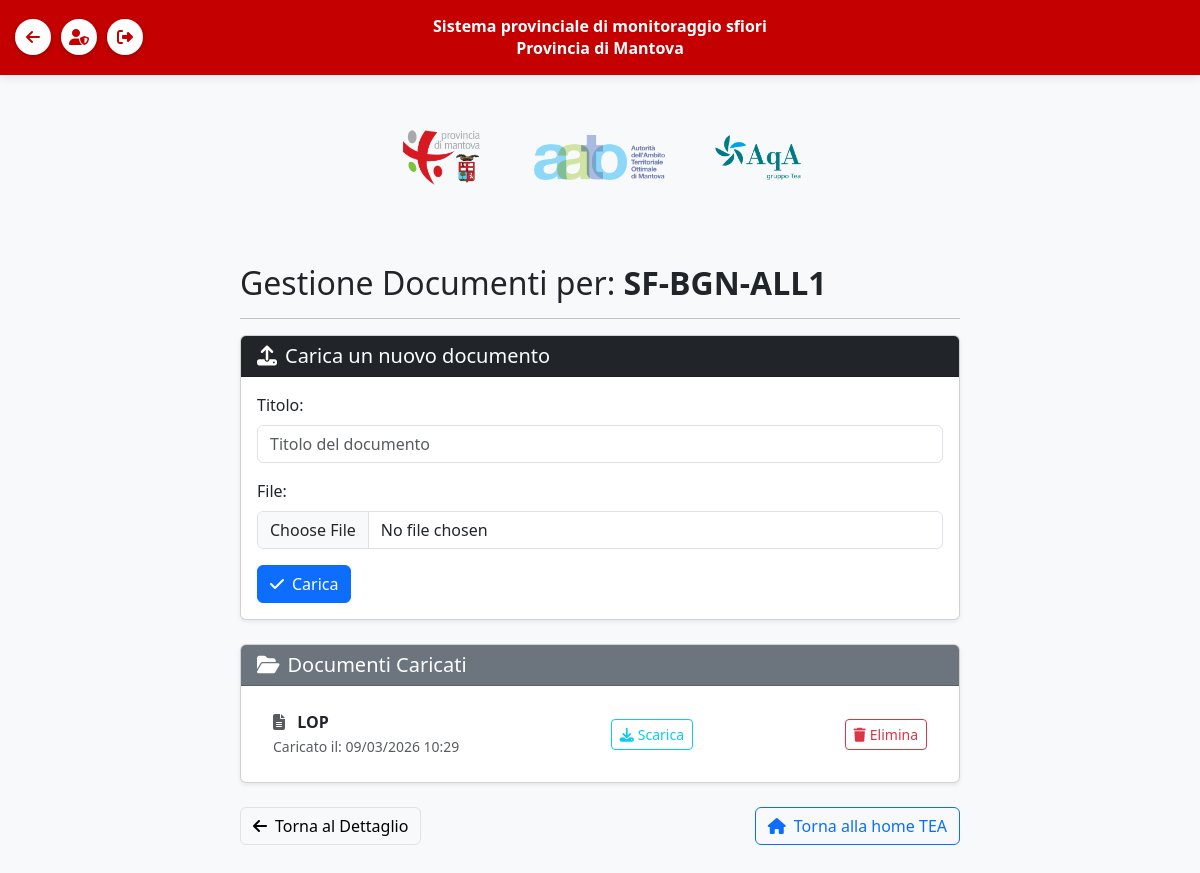
The app's page /manufatti/manufatto/18310/documenti/ (signed in), older data.
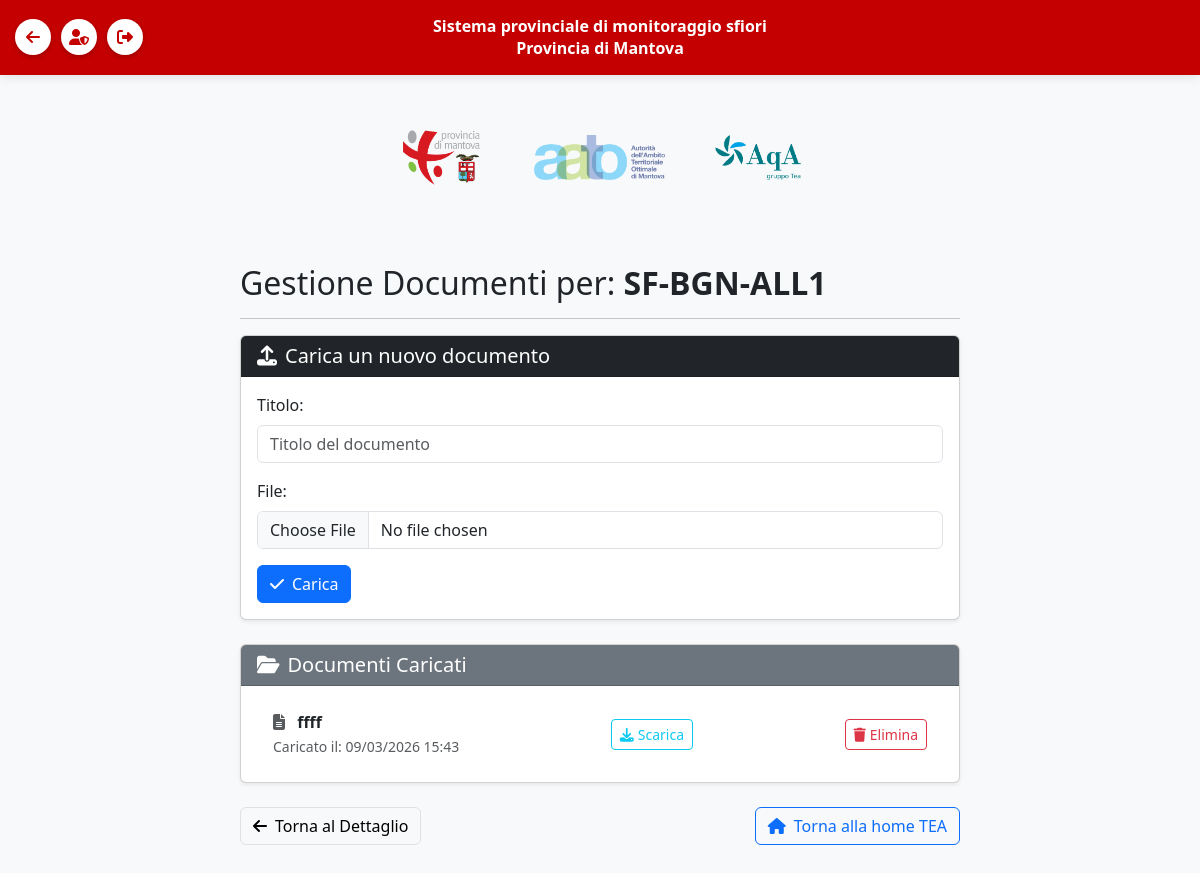
The same page, newer data.
### manufatti/models.py (models this page shows)
class Documento(models.Model):
    manufatto = models.ForeignKey(Manufatto, on_delete=models.SET_NULL, related_name='documenti', null=True, blank=True)
    titolo = models.CharField(max_length=200)
    file = models.FileField(upload_to='documenti/%Y/%m/%d/')
    data_caricamento = models.DateTimeField(auto_now_add=True)

### manufatti/views.py (the view)
# urls.py: path('manufatto/<int:manufatto_id>/documenti/', views.gestione_documenti, name='gestione_documenti'),
@login_required
def gestione_documenti(request, manufatto_id):
    ente_utente = get_user_ente(request.user)
    manufatto = get_object_or_404(Manufatto, id=manufatto_id)
    if request.method == 'POST':
        form = DocumentoForm(request.POST, request.FILES)
        if form.is_valid():
            nuovo_documento = form.save(commit=False)
            nuovo_documento.manufatto = manufatto
            nuovo_documento.save()
            return redirect('gestione_documenti', manufatto_id=manufatto.id)
    else:
        form = DocumentoForm()
    documenti = manufatto.documenti.all()
    context = {
        'manufatto': manufatto,
        'form': form,
        'documenti': documenti,
        'ente_utente': ente_utente
    }
    return render(request, 'manufatti/gestione_documenti.html', context)

### manufatti/forms.py
class DocumentoForm(forms.ModelForm):
    def __init__(self, *args, **kwargs):
        super().__init__(*args, **kwargs)
        self.fields['manufatto'].empty_label = "Nessun manufatto (documento generale)"
        self.fields['manufatto'].label = "Associa a un manufatto (opzionale)"
    class Meta:
        model = Documento
        fields = ['manufatto', 'titolo', 'file']
        widgets = {
            'manufatto': forms.Select(attrs={'class': 'form-select'}),
            'titolo': forms.TextInput(attrs={'class': 'form-control', 'placeholder': 'Titolo del documento'}),
            'file': forms.FileInput(attrs={'class': 'form-control'}),
        }

### manufatti/context_processors.py (called while the page is built)
def ente_utente_context(request):
    if request.user.is_authenticated:
        try:
            profilo = Profilo.objects.get(user=request.user)
            return {'ente_utente': profilo.ente}
        except Exception:
            return {'ente_utente': 'TEA'}
    return {'ente_utente': None}

### manufatti/templates/manufatti/gestione_documenti.html (shortened to what this page needs)
{% extends "accounts/base.html" %}
{% block content %}
<div class="container mt-4 mb-5">
    <div class="row justify-content-center">
        <div class="col-lg-8">
            <h2 class="mb-3">Gestione Documenti per: <strong>{{ manufatto.nome }}</strong></h2>
            <hr>
            <div class="card mb-4 shadow-sm">
                <div class="card-header bg-dark text-white">
                    <h5 class="mb-0"><i class="fas fa-upload me-2"></i>Carica un nuovo documento</h5>
                </div>
                <div class="card-body">
                    <form method="post" enctype="multipart/form-data">
                        <div class="mb-3">
                            <label for="id_titolo" class="form-label">Titolo:</label>
                            {{ form.titolo }}
                        </div>
                        <div class="mb-3">
                            <label for="id_file" class="form-label">File:</label>
                            {{ form.file }}
                        </div>
                        <button type="submit" class="btn btn-primary"><i class="fas fa-check me-2"></i>Carica</button>
                    </form>
                </div>
            </div>
            <div class="card shadow-sm">
                <div class="card-header bg-secondary text-white">
                    <h5 class="mb-0"><i class="fas fa-folder-open me-2"></i>Documenti Caricati</h5>
                </div>
                <div class="card-body">
                    {% if documenti %}
                        <ul class="list-group list-group-flush">
                            {% for doc in documenti %}
                                <li class="list-group-item d-flex justify-content-between align-items-center">
                                    <div>
                                        <i class="fas fa-file-alt text-muted me-2"></i>
                                        <strong>{{ doc.titolo }}</strong>
                                        <br>
                                        <small class="text-muted">Caricato il: {{ doc.data_caricamento|date:"d/m/Y H:i" }}</small>
                                    </div>
                                    <a href="{% url 'scarica_documento' doc.id %}" class="btn btn-outline-info btn-sm" target="_blank">
                                        <i class="fas fa-download me-1"></i>Scarica
                                    </a>
                                    <form method="post" action="{% url 'elimina_documento' doc.id %}" style="display:inline;">
                                        <button type="submit" class="btn btn-outline-danger btn-sm" onclick="return confirm('Sei sicuro di voler eliminare questo documento?')">
                                            <i class="fas fa-trash me-1"></i>Elimina
                                        </button>
                                    </form>
                                </li>
                            {% endfor %}
                        </ul>
                    {% else %}
                        <p class="text-center text-muted">Nessun documento presente per questo manufatto.</p>
                    {% endif %}
                </div>
            </div>
            <div class="text-center mt-4 d-flex justify-content-between">
                 <a href="{% url 'dettaglio_manufatto' manufatto.id %}" class="btn btn-light border"><i class="fas fa-arrow-left me-2"></i>Torna al Dettaglio</a>
                 {% if ente_utente == 'AATO' %}
                    <a href="{% url 'aato' %}" class="btn btn-outline-primary"><i class="fas fa-home me-2"></i>Torna alla home AATO</a>
                 {% else %}
                    <a href="{% url 'tea' %}" class="btn btn-outline-primary"><i class="fas fa-home me-2"></i>Torna alla home TEA</a>
                 {% endif %}
            </div>
        </div>
    </div>
</div>
{% endblock %}

Row changes from the older to the newer data that the page shows:
removed Documento: titolo "LOP", data_caricamento "09/03/2026 10:29"
added Documento: titolo "ffff", data_caricamento "09/03/2026 15:43"
